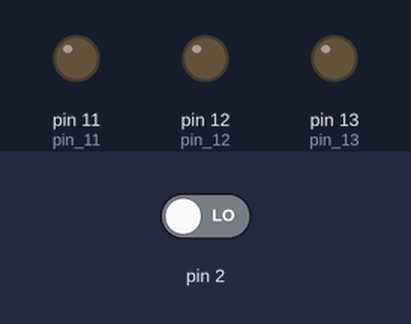
Bench run of a sketch on a simulated Arduino Uno, built with avr-gcc and run on an emulated ATmega328P. Parts: output pins drawn as LEDs (lit = HIGH). The inputs (shaded band) are chosen by the test bench; at power-on: pin 2 LOW.

Above: at 1.2 s.
1.3 s: pin 2 driven HIGH
At 2.7 s:
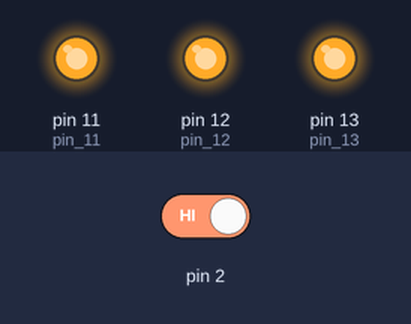
Timing chart, 0 to 4.3 s (numbered marks = the images above; inputs shaded):
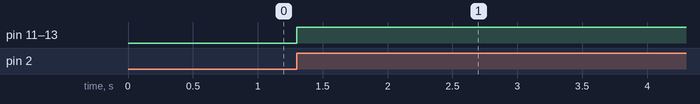

Measured:
- after the input at 1.3 s, pin 11 (pin_11), pin 12 (pin_12), pin 13 (pin_13): LOW → HIGH at once

The sketch:

sketch_interrupt.ino
```cpp
int pin_11 = 11;
int pin_12 = 12;
int pin_13 = 13;
volatile int state = LOW;

void setup()
{
  pinMode(pin_13, OUTPUT);
  pinMode(pin_12, OUTPUT);
  pinMode(pin_11, OUTPUT);

  Serial.begin(9600);  // запускаем монитор порта

  attachInterrupt(0, blink, RISING);
}

void loop()
{

}

void blink()
{
  state = !state;
  digitalWrite(pin_11, state);
  digitalWrite(pin_12, state);
  digitalWrite(pin_13, state);
}
```
